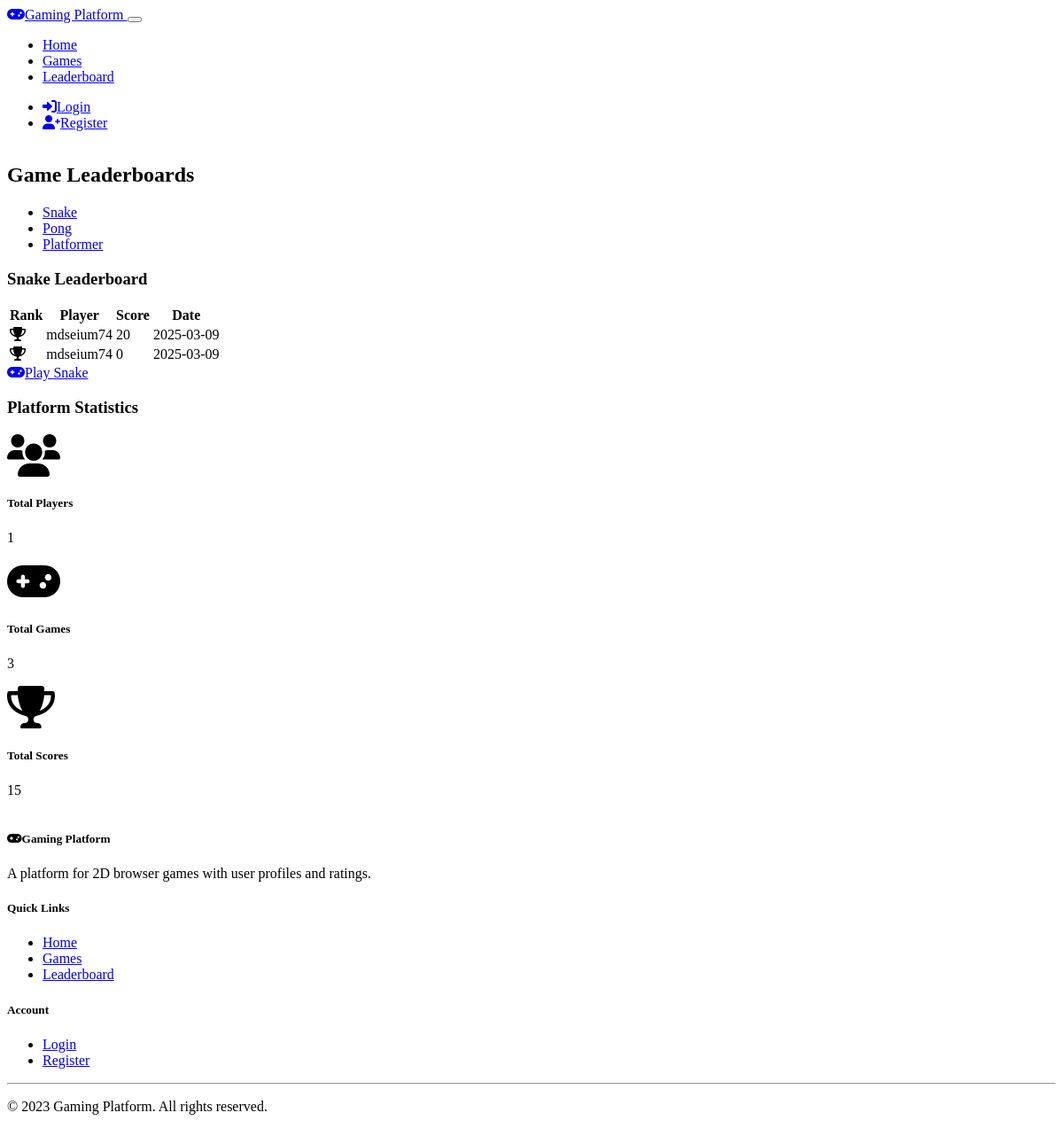
The app's page /leaderboard with its own data.
### models.py (models this page shows, shortened)
class Game(db.Model):
    id = db.Column(db.Integer, primary_key=True)
    title = db.Column(db.String(100), nullable=False)
    description = db.Column(db.Text, nullable=False)
    instructions = db.Column(db.Text, nullable=False)
    game_type = db.Column(db.String(50), nullable=False)
    scores = db.relationship('Score', backref='game', lazy='dynamic')
    ratings = db.relationship('Rating', backref='game', lazy='dynamic')
    comments = db.relationship('Comment', backref='game', lazy='dynamic')

class Score(db.Model):
    id = db.Column(db.Integer, primary_key=True)
    score = db.Column(db.Integer, nullable=False)
    date = db.Column(db.DateTime, default=datetime.utcnow)
    user_id = db.Column(db.Integer, db.ForeignKey('user.id'), nullable=False)
    game_id = db.Column(db.Integer, db.ForeignKey('game.id'), nullable=False)

class User(UserMixin, db.Model):
    id = db.Column(db.Integer, primary_key=True)
    username = db.Column(db.String(64), unique=True, nullable=False)
    email = db.Column(db.String(120), unique=True, nullable=False)
    password_hash = db.Column(db.String(256), nullable=False)
    date_joined = db.Column(db.DateTime, default=datetime.utcnow)
    scores = db.relationship('Score', backref='user', lazy='dynamic')
    ratings = db.relationship('Rating', backref='user', lazy='dynamic')
    comments = db.relationship('Comment', backref='user', lazy='dynamic')

### routes.py (the view)
    @app.route('/leaderboard')
    def leaderboard():
        games = Game.query.all()
        selected_game_id = request.args.get('game_id', type=int)
        if selected_game_id:
            selected_game = Game.query.get_or_404(selected_game_id)
            top_scores = Score.query.filter_by(game_id=selected_game_id).order_by(Score.score.desc()).limit(20).all()
        else:
            selected_game = games[0] if games else None
            top_scores = Score.query.filter_by(game_id=selected_game.id).order_by(Score.score.desc()).limit(20).all() if selected_game else []
        total_users = User.query.count()
        total_scores = Score.query.count()
        return render_template('leaderboard.html',
                               games=games,
                               selected_game=selected_game,
                               top_scores=top_scores,
                               total_users=total_users,
                               total_scores=total_scores)

### templates/leaderboard.html (shortened to what this page needs)
{% extends 'base.html' %}
{% block content %}
<div class="container">
    <div class="row mt-4">
        <div class="col-12">
            <h2 class="mb-4">Game Leaderboards</h2>
            <div class="card">
                <div class="card-header">
                    <ul class="nav nav-tabs card-header-tabs">
                        {% for game in games %}
                            <li class="nav-item">
                                <a class="nav-link {% if selected_game.id == game.id %}active{% endif %}"
                                   href="{{ url_for('leaderboard', game_id=game.id) }}">
                                    {{ game.title }}
                                </a>
                            </li>
                        {% endfor %}
                    </ul>
                </div>
                <div class="card-body">
                    {% if selected_game %}
                        <h3 class="mb-4">{{ selected_game.title }} Leaderboard</h3>
                        <div class="table-responsive">
                            <table class="table table-hover">
                                <thead>
                                    <tr>
                                        <th scope="col">Rank</th>
                                        <th scope="col">Player</th>
                                        <th scope="col">Score</th>
                                        <th scope="col">Date</th>
                                    </tr>
                                </thead>
                                <tbody>
                                    {% for score in top_scores %}
                                        <tr class="leaderboard-item {% if current_user.is_authenticated and score.user_id == current_user.id %}highlight-score{% endif %}">
                                            <td>
                                                {% if loop.index == 1 %}
                                                    <i class="fas fa-trophy text-warning"></i>
                                                {% elif loop.index == 2 %}
                                                    <i class="fas fa-trophy text-secondary"></i>
                                                {% elif loop.index == 3 %}
                                                    <i class="fas fa-trophy" style="color: #cd7f32;"></i>
                                                {% else %}
                                                    {{ loop.index }}
                                                {% endif %}
                                            </td>
                                            <td>{{ score.user.username }}</td>
                                            <td class="fw-bold">{{ score.score }}</td>
                                            <td>{{ score.date.strftime('%Y-%m-%d') }}</td>
                                        </tr>
                                    {% endfor %}
                                </tbody>
                            </table>
                        </div>
                        <div class="text-center mt-4">
                            <a href="{{ url_for('game', game_id=selected_game.id) }}" class="btn btn-primary">
                                <i class="fas fa-gamepad me-2"></i>Play {{ selected_game.title }}
                            </a>
                        </div>
                    {% else %}
                        <div class="alert alert-info">
                            No games available. Please check back later.
                        </div>
                    {% endif %}
                </div>
            </div>
        </div>
    </div>
    <div class="row mt-5">
        <div class="col-12">
            <h3 class="mb-4">Platform Statistics</h3>
            <div class="row g-4">
                <div class="col-md-4">
                    <div class="card text-center h-100">
                        <div class="card-body">
                            <i class="fas fa-users fa-3x text-primary mb-3"></i>
                            <h5 class="card-title">Total Players</h5>
                            <p class="card-text display-6">{{ total_users }}</p>
                        </div>
                    </div>
                </div>
                <div class="col-md-4">
                    <div class="card text-center h-100">
                        <div class="card-body">
                            <i class="fas fa-gamepad fa-3x text-primary mb-3"></i>
                            <h5 class="card-title">Total Games</h5>
                            <p class="card-text display-6">{{ games|length }}</p>
                        </div>
                    </div>
                </div>
                <div class="col-md-4">
                    <div class="card text-center h-100">
                        <div class="card-body">
                            <i class="fas fa-trophy fa-3x text-primary mb-3"></i>
                            <h5 class="card-title">Total Scores</h5>
                            <p class="card-text display-6">{{ total_scores }}</p>
                        </div>
                    </div>
                </div>
            </div>
        </div>
    </div>
</div>
{% endblock %}

### static/css/style.css (style rules this page uses)
body { min-height: 100vh; display: flex; flex-direction: column; }
.leaderboard-item { transition: background-color 0.2s ease; }

### records on screen
Game: title "Snake"
Game: title "Pong"
Game: title "Platformer"
Score: user.username "mdseium74", score "20", date "2025-03-09"
Score: user.username "mdseium74", score "0", date "2025-03-09"

### other values on screen
{{ total_users }} "1"
{{ games|length }} "3"
{{ total_scores }} "15"
